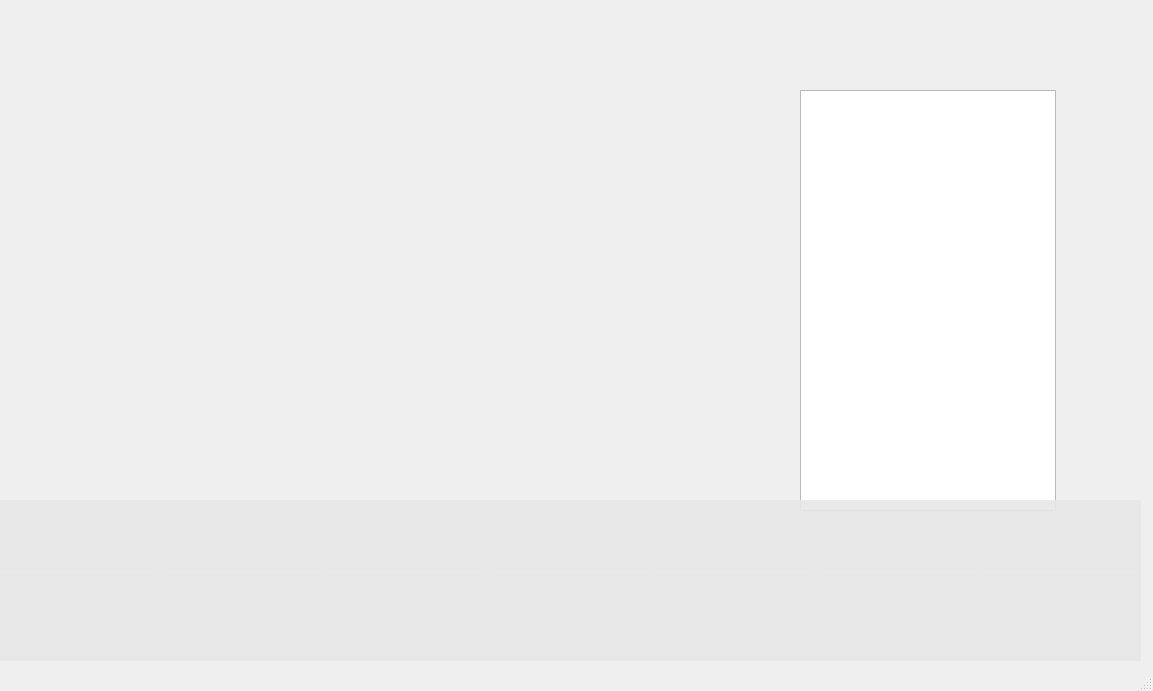
<?xml version="1.0" encoding="UTF-8"?>
<ui version="4.0">
 <class>MainWindow</class>
 <widget class="QMainWindow" name="MainWindow">
  <property name="geometry">
   <rect>
    <x>0</x>
    <y>0</y>
    <width>1153</width>
    <height>691</height>
   </rect>
  </property>
  <property name="windowTitle">
   <string>MainWindow</string>
  </property>
  <widget class="QWidget" name="centralwidget">
   <widget class="QWidget" name="buttonbar" native="true">
    <property name="geometry">
     <rect>
      <x>0</x>
      <y>500</y>
      <width>1141</width>
      <height>161</height>
     </rect>
    </property>
    <property name="styleSheet">
     <string notr="true">background-color: rgba(230, 230,230, 0.9);
border-top: 1px solid rgba(255,255,255,0.1);</string>
    </property>
    <layout class="QHBoxLayout" name="horizontalLayout_2">
     <item>
      <layout class="QHBoxLayout" name="horizontalLayout">
       <item>
        <widget class="QPushButton" name="headBtn">
         <property name="text">
          <string/>
         </property>
        </widget>
       </item>
       <item>
        <widget class="QPushButton" name="prevBtn">
         <property name="text">
          <string/>
         </property>
        </widget>
       </item>
       <item>
        <widget class="QPushButton" name="playBtn">
         <property name="text">
          <string/>
         </property>
        </widget>
       </item>
       <item>
        <widget class="QPushButton" name="nextBtn">
         <property name="text">
          <string/>
         </property>
        </widget>
       </item>
       <item>
        <widget class="QPushButton" name="tailBtn">
         <property name="text">
          <string/>
         </property>
        </widget>
       </item>
       <item>
        <widget class="QPushButton" name="volBtn">
         <property name="text">
          <string/>
         </property>
        </widget>
       </item>
       <item>
        <widget class="QPushButton" name="list">
         <property name="text">
          <string/>
         </property>
        </widget>
       </item>
      </layout>
     </item>
    </layout>
   </widget>
   <widget class="QListWidget" name="musicList">
    <property name="geometry">
     <rect>
      <x>800</x>
      <y>90</y>
      <width>256</width>
      <height>421</height>
     </rect>
    </property>
   </widget>
   <zorder>musicList</zorder>
   <zorder>buttonbar</zorder>
  </widget>
  <widget class="QMenuBar" name="menubar">
   <property name="geometry">
    <rect>
     <x>0</x>
     <y>0</y>
     <width>1153</width>
     <height>22</height>
    </rect>
   </property>
  </widget>
  <widget class="QStatusBar" name="statusbar"/>
 </widget>
 <resources/>
 <connections/>
</ui>
